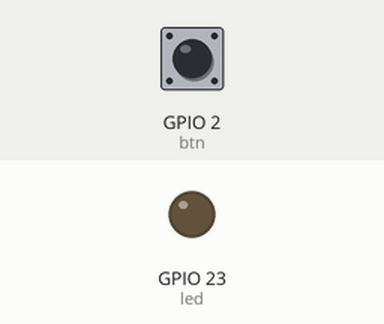
Simulated run of this program. Board: Raspberry Pi (BCM pin numbers). On the bench: output pins drawn as LEDs (lit = HIGH). Inputs (shaded band) come from the test bench; at power-on: GPIO 2 (btn) HIGH.

Above: at 1.2 s.
1.3 s: GPIO 2 (btn) pulled LOW for 0.6 s
At 2.4 s:
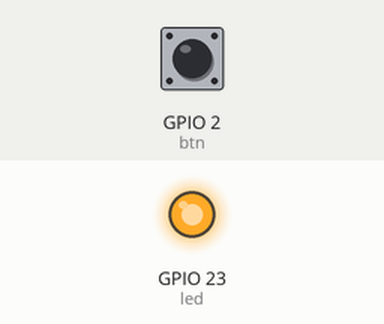
4.9 s: GPIO 2 (btn) pulled LOW for 1 s
8.9 s: GPIO 2 (btn) pulled LOW for 3.2 s
Timing chart, 0 to 17.0 s (numbered marks = the images above; inputs shaded):
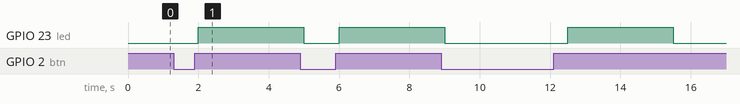

The program:

btn_led.py
```python
import RPi.GPIO as gpio
from time import sleep

gpio.setmode(gpio.BCM)
led = 23
btn=2

#gpio.setmode(gpio.BCM)
gpio.setup(led, gpio.OUT)
gpio.setup(btn,gpio.IN)
pre = 1

try:

    while True:
        state = gpio.input(btn)
        if((not pre) and state):
            gpio.output(led,True)
            sleep(3)
            gpio.output(led,False)
        pre = state
        sleep(0.5)

except KeyboardInterrupt:
    # 當你按下 CTRL+C 中止程式後，所要做的動作
    print("STOP")

except:
    # 其他例外發生的時候，所要做的動作
    print("Other error or exception occurred!")

finally:
    gpio.cleanup()  # 把這段程式碼放在 finally 區域，確保程式中止時能夠執行並清掉GPIO的設定！
   
```

Measured:
- after the input at 1.3 s, GPIO 23 (led): LOW → HIGH after 0.70 s
